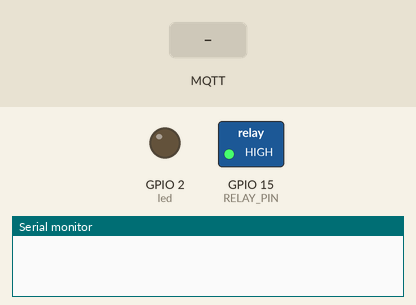
This sketch was run on a simulated ESP8266 (NodeMCU). On the bench: switched loads named in the sketch (green lamp = pin HIGH), output pins drawn as LEDs (lit = HIGH), the last lines printed to the serial monitor. Dashed ring = blinking. The test bench sets the inputs (shaded band). WiFi joins after 1.5 s; servers stay silent unless stated; no MQTT or app messages arrive unless stated.

Above: at 0.1 s.
At 3.2 s:
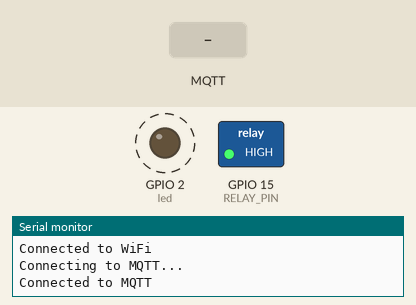
3.3 s: MQTT message "5" arrives on the first subscribed topic
At 4.8 s:
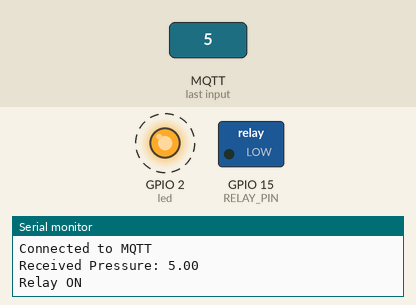
Timing chart, 0 to 13.2 s (numbered marks = the images above; inputs shaded):
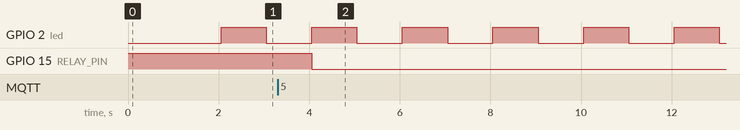

The sketch:

mqtt_relayV2.ino
```cpp
#include <ESP8266WiFi.h>
#include <PubSubClient.h>

#define RELAY_PIN 15
#define led 2
#define MQTT_BROKER "192.168.1.200"
#define MQTT_TOPIC "sensor/pressure"
#define MAX 800000.0  // Set the threshold value for turning the relay ON/OFF
#define MIN 200000
#define WIFI_SSID "Dialog 4G 4EB"
#define WIFI_PASSWORD "Mang0s12"

WiFiClient espClient;
PubSubClient client(espClient);

void setup() {
    Serial.begin(115200);
    pinMode(RELAY_PIN, OUTPUT);
    digitalWrite(RELAY_PIN, HIGH);  // Relay OFF initially

    pinMode(led,OUTPUT);

    connectWiFi();
    client.setServer(MQTT_BROKER, 1883);
    client.setCallback(callback);

    reconnectMQTT();
    client.subscribe(MQTT_TOPIC);
}

void loop() {
    if (!client.connected()) {
        reconnectMQTT();
    }
    client.loop();
    digitalWrite(led,HIGH);
    delay(1000);
    digitalWrite(led,LOW);
    delay(1000);
}

void callback(char* topic, byte* payload, unsigned int length) {
    char message[length + 1];
    memcpy(message, payload, length);
    message[length] = '\0';

    float pressure = atof(message);
    Serial.print("Received Pressure: ");
    Serial.println(pressure);

    if (pressure > MAX) {
        digitalWrite(RELAY_PIN, HIGH);  // Relay ON
        Serial.println("Relay OFF");
    } else if(pressure < MIN) {
        digitalWrite(RELAY_PIN, LOW);  // Relay OFF
        Serial.println("Relay ON");
    }
}

void connectWiFi() {
    WiFi.begin(WIFI_SSID, WIFI_PASSWORD);
    while (WiFi.status() != WL_CONNECTED) {
        delay(1000);
        Serial.println("Connecting to WiFi...");
    }
    Serial.println("Connected to WiFi");
}

void reconnectMQTT() {
    while (!client.connected()) {
        Serial.println("Connecting to MQTT...");
        if (client.connect("ESP8266Subscriber")) {
            Serial.println("Connected to MQTT");
            client.subscribe(MQTT_TOPIC);
        } else {
            Serial.print("Failed, rc=");
            Serial.print(client.state());
            Serial.println(" Trying again in 5 seconds...");
            delay(5000);
        }
    }
}
```

Measured:
- after the input at 3.3 s, GPIO 15 (RELAY_PIN): HIGH → LOW after 0.75 s
- by itself, GPIO 2 (led): alternates HIGH for 1.0 s and LOW for 1.0 s
